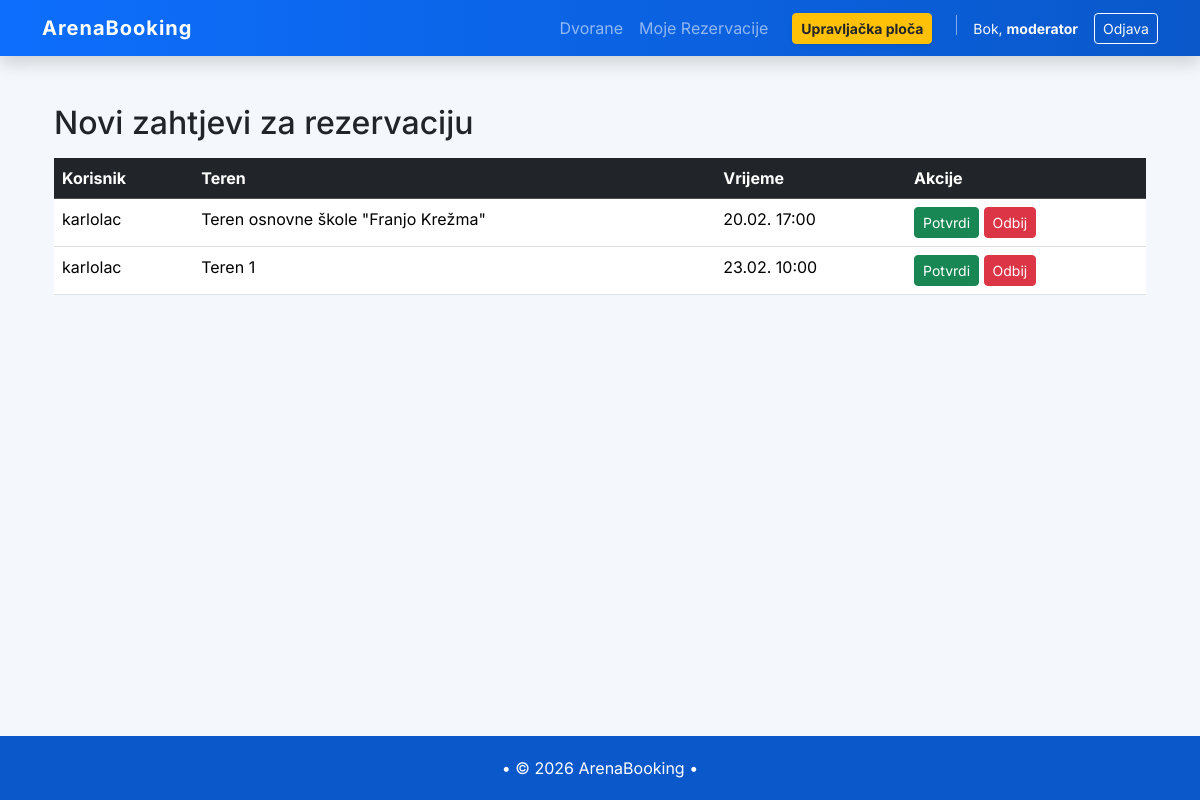
The page /bookings/approve/ (signed in) on the database as committed earlier.
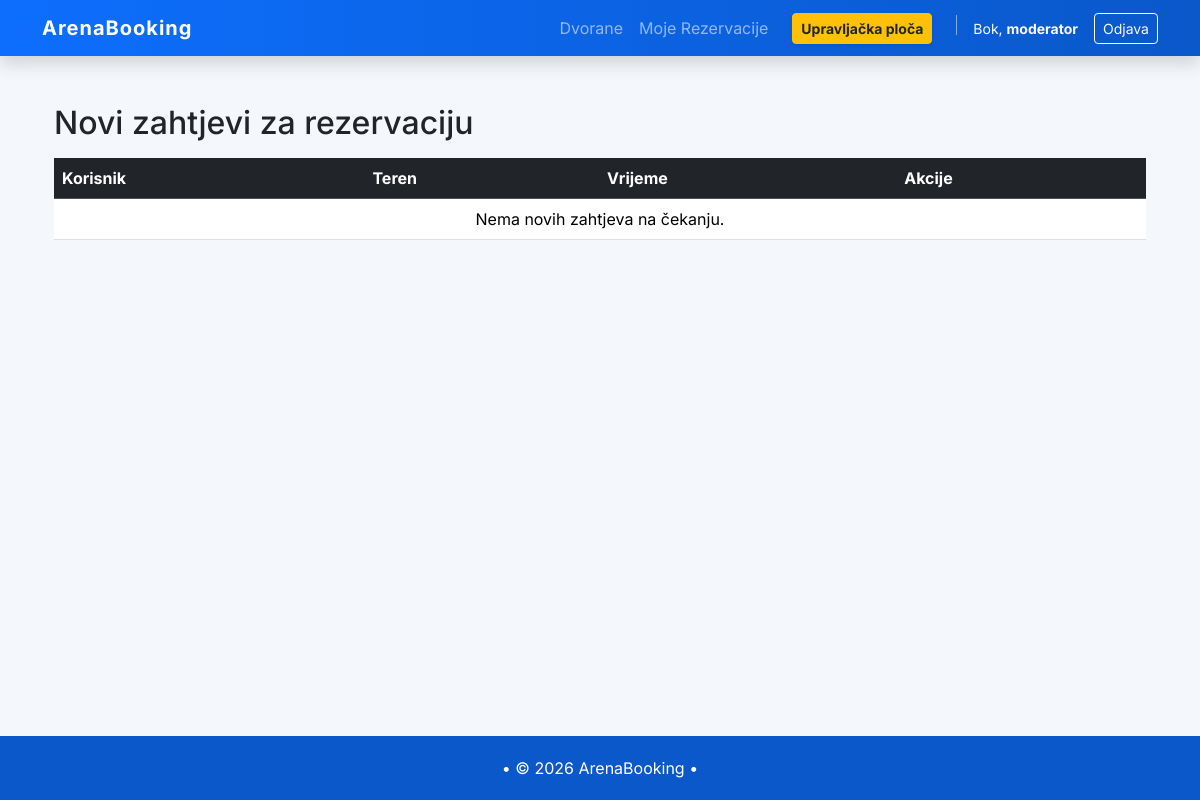
The same page on the database as committed later.
### bookings/models.py (models this page shows, shortened)
class Booking(models.Model):
    user = models.ForeignKey(User, on_delete=models.CASCADE, related_name="bookings")
    court = models.ForeignKey(Court, on_delete=models.CASCADE, related_name="bookings")
    start_datetime = models.DateTimeField()
    end_datetime = models.DateTimeField()
    created_at = models.DateTimeField(auto_now_add=True)
    STATUS_CHOICES = [
        ('pending', 'Na čekanju'),
        ('confirmed', 'Potvrđeno'),
        ('cancelled', 'Otkazano'),
    ]
    status = models.CharField(
        max_length=20,
        choices=STATUS_CHOICES,
        default='pending'
    )
    class Meta:
        permissions = [
        ("can_approve_booking", "Can approve booking"),
    ]

### facilities/models.py (models this page shows, shortened)
class Court(models.Model):
    class Sport(models.TextChoices):
        FOOTBALL = "football", "Nogomet"
        BASKETBALL = "basketball", "Košarka"
        TENNIS = "tennis", "Tenis"
        PADEL = "padel", "Padel"
        OTHER = "other", "Ostalo"
    sport = models.CharField(
    max_length=20,
    choices=Sport.choices,
    blank=True,
    null=True
    )
    facility = models.ForeignKey(Facility, on_delete=models.CASCADE, related_name="courts")
    name = models.CharField(max_length=80)
    is_active = models.BooleanField(default=True)

### bookings/views.py (the view)
# urls.py: path('approve/', views.approve_bookings, name='approve_bookings'),
@login_required
@permission_required("bookings.can_approve_booking", raise_exception=True)
def approve_bookings(request):
    if request.user.is_superuser:
       raise PermissionDenied("Superuser ne smije potvrđivati termine.")
    pending_bookings = Booking.objects.filter(status="pending").order_by("start_datetime")
    return render(request, "bookings/approvebookings.html", {"bookings": pending_bookings})

### bookings/templates/bookings/approvebookings.html
{% extends "base.html" %}
{% block content %}
<div class="container mt-4">
    <h2>Novi zahtjevi za rezervaciju</h2>
    <table class="table table-hover mt-3">
        <thead class="table-dark">
            <tr>
                <th>Korisnik</th>
                <th>Teren</th>
                <th>Vrijeme</th>
                <th>Akcije</th>
            </tr>
        </thead>
        <tbody>
            {% for b in bookings %}
            <tr>
                <td>{{ b.user.username }}</td>
                <td>{{ b.court.name }}</td>
                <td>{{ b.start_datetime|date:"d.m. H:i" }}</td>
                <td>
                    <a href="{% url 'bookings:update_booking_status' b.id 'confirmed' %}" class="btn btn-success btn-sm">Potvrdi</a>
                    <a href="{% url 'bookings:update_booking_status' b.id 'cancelled' %}" class="btn btn-danger btn-sm">Odbij</a>
                </td>
            </tr>
            {% empty %}
            <tr><td colspan="4" class="text-center">Nema novih zahtjeva na čekanju.</td></tr>
            {% endfor %}
        </tbody>
    </table>
</div>
{% endblock %}

Rows that differ between the two databases and show on the page:
no longer on this page (row edited): Booking: user.username "karlolac", court.name "Teren osnovne škole \"Franjo Krežma\"", start_datetime "20.02. 17:00"
no longer on this page (row edited): Booking: user.username "karlolac", court.name "Teren 1", start_datetime "23.02. 10:00"
Other text that changed with them:
text now shown: "Nema novih zahtjeva na čekanju."
